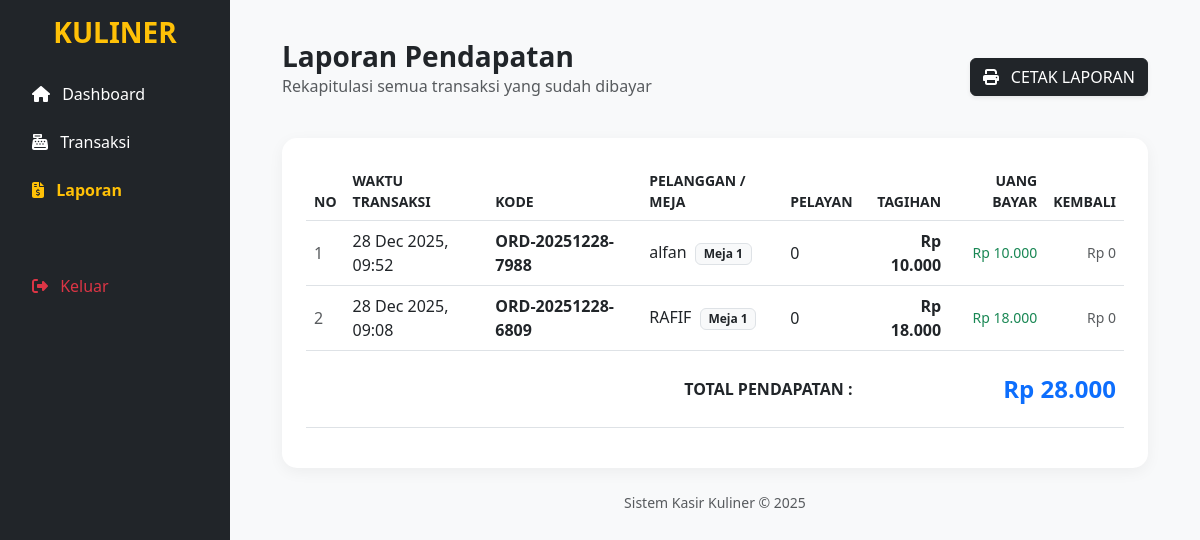
The app's page /laporan.php (signed in) with its own data.
### tables this page shows
CREATE TABLE `orders` (
  `id_order` int(11) NOT NULL,
  `kode_order` varchar(200) NOT NULL,
  `pelanggan` varchar(100) DEFAULT NULL,
  `meja` int(11) DEFAULT NULL,
  `pelayan` int(11) DEFAULT NULL,
  `total_bayar` int(11) DEFAULT NULL,
  `uang_diterima` int(11) DEFAULT NULL,
  `uang_kembali` int(11) DEFAULT NULL,
  `waktu_order` timestamp NOT NULL DEFAULT current_timestamp()
);

### laporan.php (the view, shortened to what this page needs)
<?php
include 'koneksi.php';
?>
<!DOCTYPE html>
<html lang="id">
<head>
    <link href="https://cdn.jsdelivr.net/npm/bootstrap@5.3.0/dist/css/bootstrap.min.css" rel="stylesheet">
</head>
<body>
    <div class="sidebar p-3 no-print">
        <h3 class="text-center mb-4 fw-bold text-warning">KULINER</h3>
        <ul class="nav flex-column">
            <li class="nav-item mb-2"><a href="dashboard.php" class="nav-link text-white"><i class="fas fa-home me-2"></i> Dashboard</a></li>
            <li class="nav-item mb-2"><a href="transaksi.php" class="nav-link text-white"><i class="fas fa-cash-register me-2"></i> Transaksi</a></li>
            <li class="nav-item mb-2"><a href="laporan.php" class="nav-link text-warning active fw-bold"><i class="fas fa-file-invoice-dollar me-2"></i> Laporan</a></li>
            <li class="nav-item mt-5"><a href="logout.php" class="nav-link text-danger small"><i class="fas fa-sign-out-alt me-2"></i> Keluar</a></li>
        </ul>
    </div>
    <div class="main-content">
        <div class="container-fluid">
            <div class="d-flex justify-content-between align-items-center mb-4">
                <div>
                    <h3 class="fw-bold mb-0">Laporan Pendapatan</h3>
                    <p class="text-muted">Rekapitulasi semua transaksi yang sudah dibayar</p>
                </div>
                <div class="no-print">
                    <button onclick="window.print()" class="btn btn-dark shadow-sm">
                        <i class="fas fa-print me-2"></i> CETAK LAPORAN
                    </button>
                </div>
            </div>
            <div class="card card-report p-4">
                <div class="table-responsive">
                    <table class="table table-hover align-middle">
                        <thead>
                            <tr class="text-muted small text-uppercase">
                                <th>No</th>
                                <th>Waktu Transaksi</th>
                                <th>Kode</th>
                                <th>Pelanggan / Meja</th>
                                <th>Pelayan</th>
                                <th class="text-end">Tagihan</th>
                                <th class="text-end">Uang Bayar</th>
                                <th class="text-end">Kembali</th>
                            </tr>
                        </thead>
                        <tbody>
                            <?php
                            $no = 1;
                            $grand_total = 0;
                            $query = mysqli_query($koneksi, "SELECT * FROM orders WHERE total_bayar > 0 ORDER BY waktu_order DESC");
                            if(mysqli_num_rows($query) > 0) {
                                while($d = mysqli_fetch_array($query)){
                                    $grand_total += $d['total_bayar'];
                            ?>
                            <tr>
                                <td class="text-muted"><?= $no++; ?></td>
                                <td><?= date('d M Y, H:i', strtotime($d['waktu_order'])) ?></td>
                                <td class="fw-bold"><?= $d['kode_order'] ?></td>
                                <td>
                                    <?= $d['pelanggan'] ?>
                                    <span class="badge bg-light text-dark border ms-1">Meja <?= $d['meja'] ?></span>
                                </td>
                                <td><?= $d['pelayan'] ?></td>
                                <td class="text-end fw-bold">Rp <?= number_format($d['total_bayar'], 0, ',', '.') ?></td>
                                <td class="text-end text-success small">Rp <?= number_format($d['uang_diterima'], 0, ',', '.') ?></td>
                                <td class="text-end text-muted small">Rp <?= number_format($d['uang_kembali'], 0, ',', '.') ?></td>
                            </tr>
                            <?php
                                }
                            } else {
                                echo "<tr><td colspan='8' class='text-center py-5 text-muted small'>Belum ada data transaksi yang lunas.</td></tr>";
                            }
                            ?>
                        </tbody>
                        <?php if($grand_total > 0): ?>
                        <tfoot class="border-top-0">
                            <tr>
                                <td colspan="5" class="text-end fw-bold py-4">TOTAL PENDAPATAN :</td>
                                <td colspan="3" class="text-end py-4">
                                    <h4 class="fw-bold text-primary mb-0">Rp <?= number_format($grand_total, 0, ',', '.') ?></h4>
                                </td>
                            </tr>
                        </tfoot>
                        <?php endif; ?>
                    </table>
                </div>
            </div>
            <p class="text-center mt-4 text-muted small no-print italic">
                Sistem Kasir Kuliner &copy; <?= date('Y') ?>
            </p>
        </div>
    </div>
</body>
</html>

### laporan.php (style rules this page uses)
body { background: #f8f9fa; }
.sidebar { min-height: 100vh; background: #212529; color: white; position: fixed; width: 230px; z-index: 100; }
.main-content { margin-left: 230px; padding: 40px; }
.card-report { border: none; border-radius: 15px; box-shadow: 0 4px 15px rgba(0,0,0,0.05); background: white; }
.table thead { background-color: #f1f3f5; }

### records on screen
orders: waktu_order "28 Dec 2025, 09:52", kode_order "ORD-20251228-7988", pelanggan "alfan", meja "1", pelayan "0", total_bayar "10.000", uang_diterima "10.000", uang_kembali "0"
orders: waktu_order "28 Dec 2025, 09:08", kode_order "ORD-20251228-6809", pelanggan "RAFIF", meja "1", pelayan "0", total_bayar "18.000", uang_diterima "18.000", uang_kembali "0"

### other values on screen
$grand_total "28.000"
